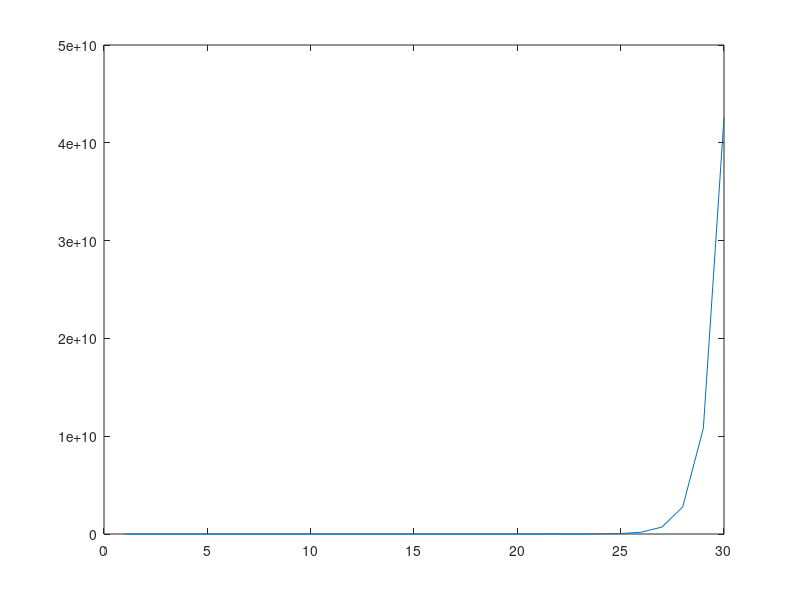

Source code (MATLAB):
%% Series 1

x = [4];

for i = 2:1000
    x(i) = ((2 + cos(i-1)) / sqrt(i-1)) * x(i-1);
end

plot(x);


%% Series 2 (#1 w/ Absolute Value)

x = [4];

for i = 2:1000
    x(i) = abs(((2 + cos(i-1)) / sqrt(i-1))) * x(i-1);
end

plot(x);


%% Series 3

x = [];

for n = 1:30
    x(n) = (-1)^(n-1) * (5^n/n^7);
end

plot (x);


%% Series 4 (#3 w/ Absolute Value

x = [];

for n = 1:30
    x(n) = abs(5^n/n^7);
end

plot (x);
